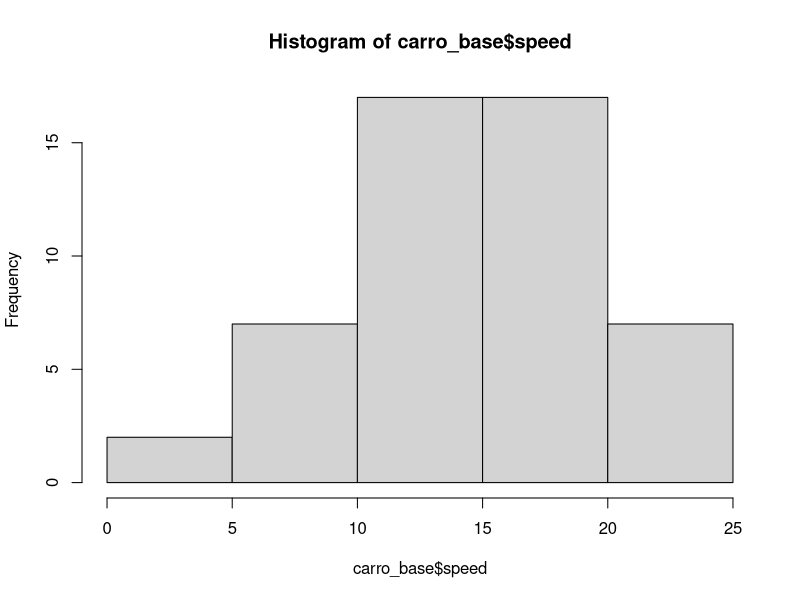
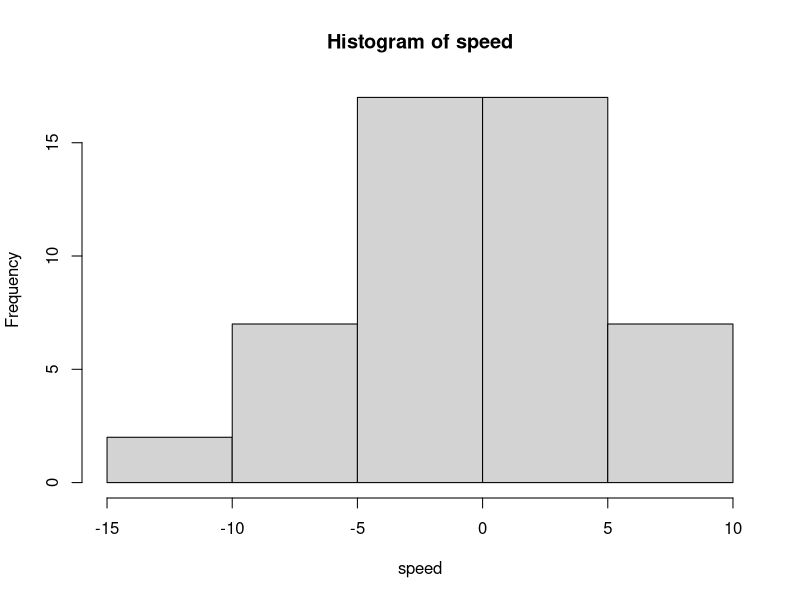

Recreate these plots in R, in order.
# exercicio centralizacao 

# base cars

carro_base <- cars
names(carro_base)

# histograma da variavel "speed"

hist(carro_base$speed)

# centralizar a variavel "speed"

speed <- carro_base$speed

speed <- speed - mean(speed)

hist(speed)


# criando funcao para converter a variavel speed de mph para km

km_converter <- function(x) {
  x <- x * 1.60934
}

speed_km <- km_converter(carro_base$speed)
